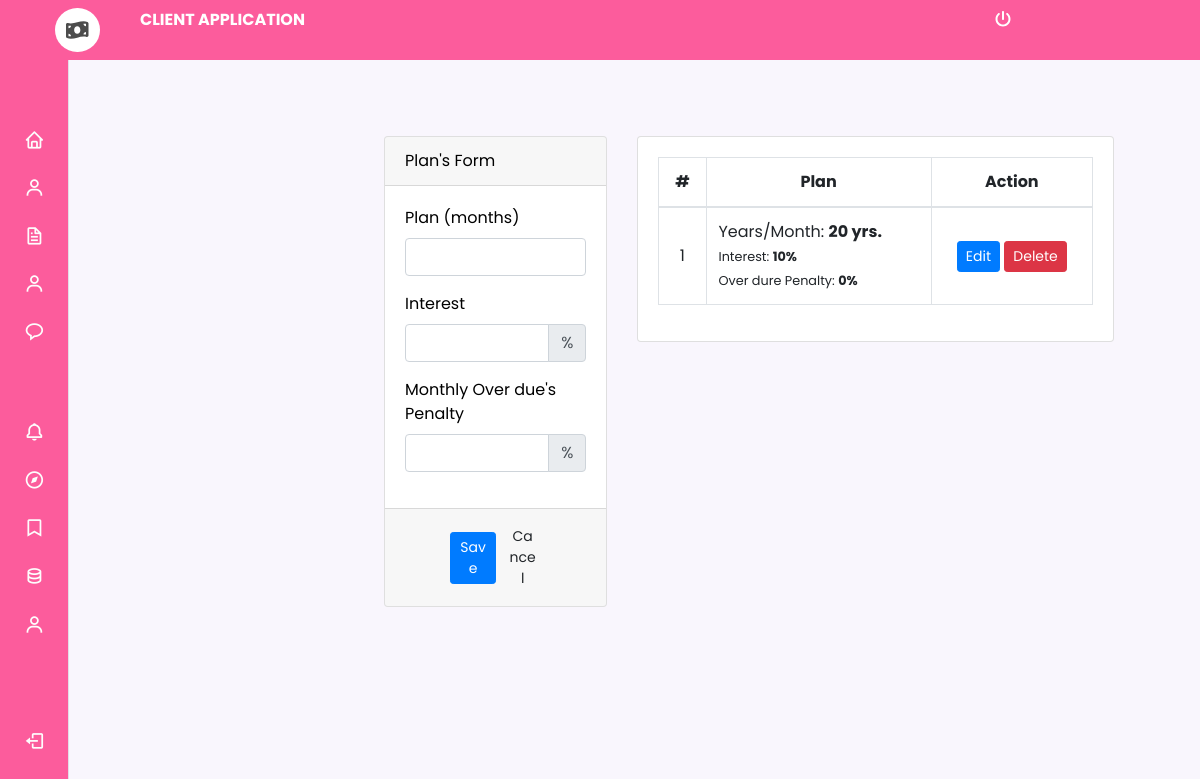
The page /user/loan/index.php?page=plan (signed in) on the database its author committed.
### tables this page shows
CREATE TABLE `loan_plan` (
  `id` int(30) NOT NULL,
  `months` int(11) NOT NULL,
  `interest_percentage` float NOT NULL,
  `penalty_rate` int(11) NOT NULL
);

### user/loan/plan.php (the view, shortened to what this page needs)
<?php include('db_connect.php');?>
<div class="container-fluid">
	<div class="col-lg-12">
		<div class="row">
			<div class="col-md-4">
			<form action="" id="manage-plan">
				<div class="card">
					<div class="card-header">
						   Plan's Form
				  	</div>
					<div class="card-body">
							<div class="form-group">
								<label class="control-label">Plan (months)</label>
								<input type="number" name="months" id="" class="form-control text-right">
							</div>
							<div class="form-group">
								<label class="control-label">Interest</label>
								<div class="input-group">
								  <input type="number" step="any" min="0" max="100" class="form-control text-right" name="interest_percentage" aria-label="Interest">
								  <div class="input-group-append">
								    <span class="input-group-text">%</span>
								  </div>
								</div>
							</div>
							<div class="form-group">
								<label class="control-label">Monthly Over due's Penalty</label>
								<div class="input-group">
								  <input type="number" step="any" min="0" max="100" class="form-control text-right" aria-label="Penalty percentage" name="penalty_rate">
								  <div class="input-group-append">
								    <span class="input-group-text">%</span>
								  </div>
								</div>
							</div>
					</div>
					<div class="card-footer">
						<div class="row">
							<div class="col-md-12">
								<button class="btn btn-sm btn-primary col-sm-3 offset-md-3"> Save</button>
								<button class="btn btn-sm btn-default col-sm-3" type="button" onclick="_reset()"> Cancel</button>
							</div>
						</div>
					</div>
				</div>
			</form>
			</div>
			<div class="col-md-8">
				<div class="card">
					<div class="card-body">
						<table class="table table-bordered table-hover">
							<thead>
								<tr>
									<th class="text-center">#</th>
									<th class="text-center">Plan</th>
									<th class="text-center">Action</th>
								</tr>
							</thead>
							<tbody>
								<?php
								$i = 1;
								$plan = $conn->query("SELECT * FROM loan_plan order by id asc");
								while($row=$plan->fetch_assoc()):
									$months = $row['months'];
									$months = $months / 12;
									if($months < 1){
										$months = $row['months']. " months";
									}else{
										$m = explode(".", $months);
										$months = $m[0] . " yrs.";
									}
								?>
								<tr>
									<td class="text-center"><?php echo $i++ ?></td>
									<td class="">
										 <p>Years/Month: <b><?php echo $months ?></b></p>
										 <p><small>Interest: <b><?php echo $row['interest_percentage']."%" ?></b></small></p>
										 <p><small>Over dure Penalty: <b><?php echo $row['penalty_rate']."%" ?></b></small></p>
									</td>
									<td class="text-center">
										<button class="btn btn-sm btn-primary edit_plan" type="button" data-id="<?php echo $row['id'] ?>" data-months="<?php echo $row['months'] ?>" data-interest_percentage="<?php echo $row['interest_percentage'] ?>" >Edit</button>
										<button class="btn btn-sm btn-danger delete_plan" type="button" data-id="<?php echo $row['id'] ?>">Delete</button>
									</td>
								</tr>
								<?php endwhile; ?>
							</tbody>
						</table>
					</div>
				</div>
			</div>
		</div>
	</div>
</div>

### user/loan/assets/css/style.css (style rules this page uses)
body { font-family: "Open Sans", sans-serif; color: #444444; width: 100%; height: calc(100%); }

### user/loan/menu.css (style rules this page uses)
* { box-sizing: border-box; padding: 0; margin: 0; }
:root { --header-height: 3.5rem; --nav-width: 219px; --first-color: #fdfdfd; --first-color-light: #F4F0FA; --title-color: #ffffff; --text-color-light: #A5A1AA; --body-color: #F9F6FD; --container-color: #fc5c9c; --body-font: 'Poppins', sans-serif; --normal-font-size: .938rem; --small-font-size: .75rem; --smaller-font-size: .75rem; --font-medium: 500; --font-semi-bold: 600; --z-fixed: 100; }
@media screen and (min-width: 1024px) { :root { --normal-font-size: 1rem; --small-font-size: .875rem; --smaller-font-size: .813rem; } }
body { margin: var(--header-height) 0 0 0; font-family: var(--body-font); font-size: var(--normal-font-size); background-color: var(--body-color); color: var(--text-color); }
@media screen and (min-width: 768px) { body { padding: 1rem 3rem 0 6rem; } }

### user/loan/index.php (style rules this page uses)
body { background: #80808045; }

### user/loan/plan.php (style rules this page uses)
td { vertical-align: middle !important; }
td p { margin: unset }

### rows shown on the page
loan_plan: months "20 yrs.", interest_percentage "10", penalty_rate "0"
